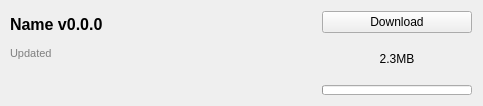
<?xml version="1.0" encoding="UTF-8"?>
<ui version="4.0">
 <class>ModrinthFileItemWidget</class>
 <widget class="QWidget" name="ModrinthFileItemWidget">
  <property name="geometry">
   <rect>
    <x>0</x>
    <y>0</y>
    <width>483</width>
    <height>106</height>
   </rect>
  </property>
  <property name="contextMenuPolicy">
   <enum>Qt::CustomContextMenu</enum>
  </property>
  <property name="windowTitle">
   <string>Form</string>
  </property>
  <layout class="QGridLayout" name="gridLayout">
   <property name="leftMargin">
    <number>10</number>
   </property>
   <item row="0" column="0">
    <layout class="QVBoxLayout" name="verticalLayout_2">
     <property name="spacing">
      <number>2</number>
     </property>
     <item>
      <widget class="QLabel" name="displayNameText">
       <property name="sizePolicy">
        <sizepolicy hsizetype="Expanding" vsizetype="Preferred">
         <horstretch>0</horstretch>
         <verstretch>0</verstretch>
        </sizepolicy>
       </property>
       <property name="font">
        <font>
         <pointsize>12</pointsize>
         <weight>75</weight>
         <bold>true</bold>
        </font>
       </property>
       <property name="toolTip">
        <string notr="true"/>
       </property>
       <property name="text">
        <string>Name v0.0.0</string>
       </property>
      </widget>
     </item>
     <item>
      <layout class="QHBoxLayout" name="horizontalLayout_2">
       <item>
        <widget class="QLabel" name="label">
         <property name="font">
          <font>
           <pointsize>8</pointsize>
          </font>
         </property>
         <property name="styleSheet">
          <string notr="true">color: rgb(127, 127, 127);</string>
         </property>
         <property name="text">
          <string>Updated</string>
         </property>
        </widget>
       </item>
       <item>
        <widget class="QLabel" name="fileDateText">
         <property name="font">
          <font>
           <pointsize>8</pointsize>
          </font>
         </property>
         <property name="styleSheet">
          <string notr="true">color: rgb(127, 127, 127);</string>
         </property>
         <property name="text">
          <string/>
         </property>
        </widget>
       </item>
       <item>
        <spacer name="horizontalSpacer_2">
         <property name="orientation">
          <enum>Qt::Horizontal</enum>
         </property>
         <property name="sizeHint" stdset="0">
          <size>
           <width>40</width>
           <height>20</height>
          </size>
         </property>
        </spacer>
       </item>
       <item>
        <layout class="QHBoxLayout" name="versionsLayout"/>
       </item>
      </layout>
     </item>
     <item>
      <layout class="QHBoxLayout" name="horizontalLayout">
       <item>
        <widget class="QLabel" name="fileNameText">
         <property name="text">
          <string/>
         </property>
        </widget>
       </item>
       <item>
        <spacer name="horizontalSpacer">
         <property name="orientation">
          <enum>Qt::Horizontal</enum>
         </property>
         <property name="sizeHint" stdset="0">
          <size>
           <width>195</width>
           <height>20</height>
          </size>
         </property>
        </spacer>
       </item>
       <item>
        <layout class="QHBoxLayout" name="loadersLayout"/>
       </item>
      </layout>
     </item>
    </layout>
   </item>
   <item row="0" column="1">
    <layout class="QVBoxLayout" name="verticalLayout">
     <item>
      <widget class="QPushButton" name="downloadButton">
       <property name="sizePolicy">
        <sizepolicy hsizetype="Fixed" vsizetype="Fixed">
         <horstretch>0</horstretch>
         <verstretch>0</verstretch>
        </sizepolicy>
       </property>
       <property name="minimumSize">
        <size>
         <width>150</width>
         <height>0</height>
        </size>
       </property>
       <property name="maximumSize">
        <size>
         <width>150</width>
         <height>16777215</height>
        </size>
       </property>
       <property name="text">
        <string>Download</string>
       </property>
       <property name="icon">
        <iconset theme="download">
         <normaloff>.</normaloff>.</iconset>
       </property>
      </widget>
     </item>
     <item>
      <widget class="QLabel" name="downloadSpeedText">
       <property name="sizePolicy">
        <sizepolicy hsizetype="Preferred" vsizetype="Preferred">
         <horstretch>0</horstretch>
         <verstretch>0</verstretch>
        </sizepolicy>
       </property>
       <property name="text">
        <string notr="true">2.3MB</string>
       </property>
       <property name="alignment">
        <set>Qt::AlignCenter</set>
       </property>
      </widget>
     </item>
     <item>
      <widget class="QProgressBar" name="downloadProgress">
       <property name="sizePolicy">
        <sizepolicy hsizetype="Fixed" vsizetype="Minimum">
         <horstretch>0</horstretch>
         <verstretch>0</verstretch>
        </sizepolicy>
       </property>
       <property name="minimumSize">
        <size>
         <width>150</width>
         <height>0</height>
        </size>
       </property>
       <property name="maximumSize">
        <size>
         <width>150</width>
         <height>10</height>
        </size>
       </property>
       <property name="value">
        <number>0</number>
       </property>
       <property name="textVisible">
        <bool>false</bool>
       </property>
      </widget>
     </item>
    </layout>
   </item>
  </layout>
 </widget>
 <resources/>
 <connections/>
</ui>
